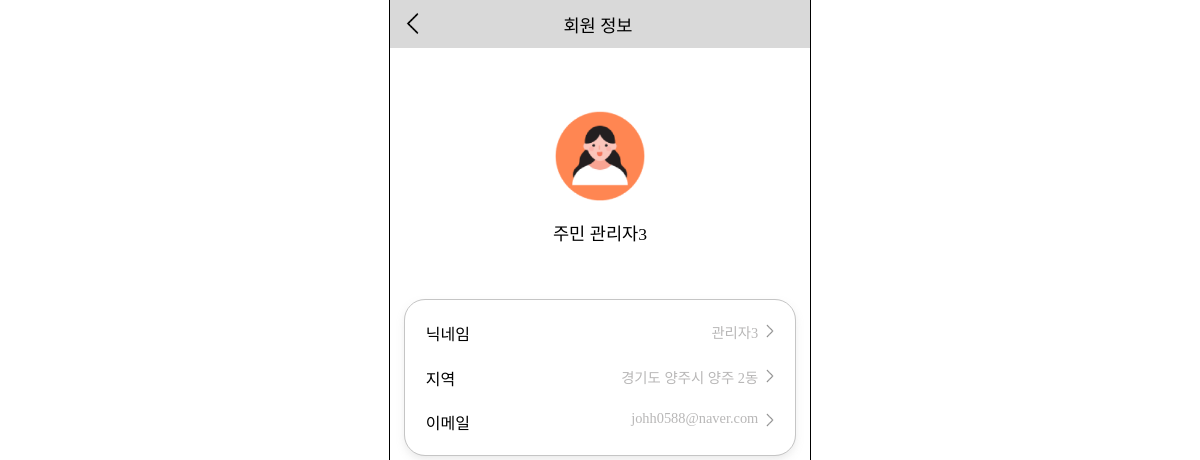
Page /accounts/my-profile/ (signed in) on the earlier database version.
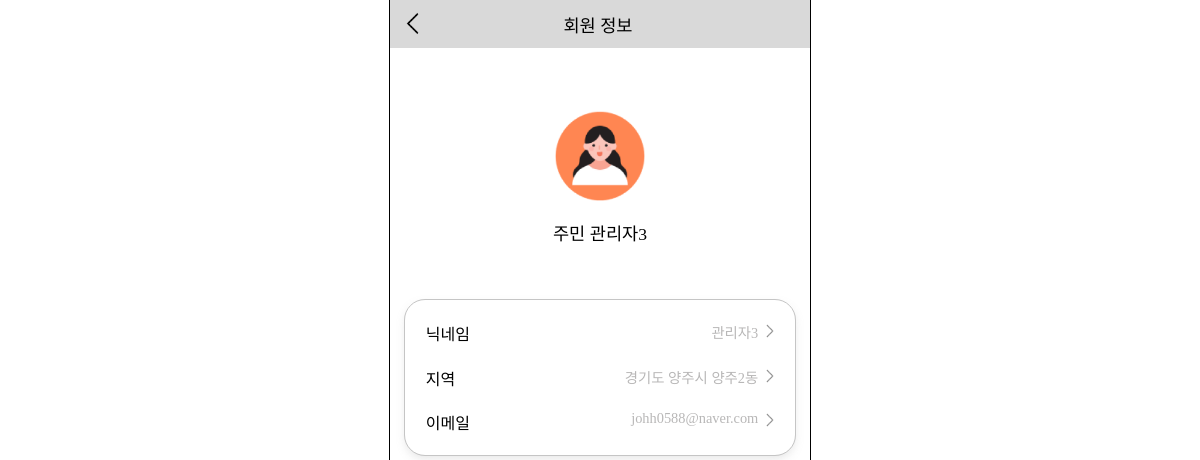
Same page on the later database version.
### accounts/models.py (models this page shows, shortened)
class Member(AbstractBaseUser):
    user_id = models.CharField(primary_key=True, max_length=15, null=False, blank=False, unique=True)
    email = models.EmailField(max_length=100, null=False, blank=False, unique=True)
    nickname = models.CharField(null=False, max_length=8, blank=False)
    region_sido = models.CharField(null=False, max_length=30, blank=False)
    region_sigungu = models.CharField(null=False, max_length=30, blank=False)
    region_dong = models.CharField(null=False, max_length=30, blank=False)
    member_type = models.ForeignKey(MemberType, on_delete=models.CASCADE, null=False, blank=False)
    is_active = models.BooleanField(default=True)
    is_admin = models.BooleanField(default=False)
    objects = UserManager()
    USERNAME_FIELD = 'user_id'
    REQUIRED_FIELDS = ['email', 'nickname', 'region_sido', 'region_sigungu', 'region_dong', 'member_type']
    def __str__(self):
        return self.user_id

### accounts/views.py (the view)
# urls.py: path('my-profile/', views.my_profile, name='my_profile'),
def my_profile(request):
    member = Member.objects.get(user_id=request.user)
    member_type = member.member_type.type_name
    context = {
        'member': member,
        'member_type': member_type,
    }
    return render(request, 'accounts/my_profile.html', context)

### templates/accounts/my_profile.html (shortened to what this page needs)
<!DOCTYPE html>
{% load static %}
<html lang="ko">
<head>
    <link rel="stylesheet" href="{% static 'css/my_profile.css' %}">
    <link rel="stylesheet" href="{% static 'css/menubar.css' %}">
    <link rel="stylesheet" as="style" crossorigin href="https://cdn.jsdelivr.net/gh/ungveloper/web-fonts/SCoreDream/font-face.css" />
    <link rel="stylesheet" as="style" crossorigin href="https://cdn.jsdelivr.net/gh/ungveloper/web-fonts/SCoreDream/font-family.css" />
</head>
<body>
    <div class="container-content">
        <div class="contents">
            <div class="top-block">
                <div>
                    <a href="{% url 'accounts:mypage' %}"><img src="{% static 'image/back.png' %}" alt=""></a>
                </div>
                <div class="title">회원 정보</div>
            </div>
            <div class="profile-block">
                <div>
                    {% if member_type == '주민' %}
                        <img src="{% static 'image/people_profile.png' %}" alt="">
                    {% else %}
                        <img src="{% static 'image/petrol_profile.png' %}" alt="">
                    {% endif %}
                </div>
                <div class="nickname">{{ member_type }} <span class="text-strong">{{ member.nickname }}</span></div>
            </div>
            <div class="user-info-block">
                <div class="nickname-block">
                    <div>닉네임</div>
                    <div>
                        <a href="{% url 'accounts:nickname_change' %}">
                            <div class="link-block">
                                <div class="user-name">{{ member.nickname }}</div>
                                <div class="arrow-img">
                                    <img src="{% static 'image/back.png' %}" alt="">
                                </div>
                            </div>
                        </a>
                    </div>
                </div>
                <div class="nickname-block">
                    <div>지역</div>
                    <div>
                        <a href="{% url 'accounts:region_change' %}">
                            <div class="link-block">
                                <div class="user-name">{{ member.region_sido }} {{ member.region_sigungu }} {{ member.region_dong }}</div>
                                <div class="arrow-img">
                                    <img src="{% static 'image/back.png' %}" alt="">
                                </div>
                            </div>
                        </a>
                    </div>
                </div>
                <div class="nickname-block">
                    <div>이메일</div>
                    <div>
                        <a href="">
                            <div class="link-block">
                                <div class="user-name">{{ member.email }}</div>
                                <div class="arrow-img">
                                    <img src="{% static 'image/back.png' %}" alt="">
                                </div>
                            </div>
                        </a>
                    </div>
                </div>
            </div>
        </div>
    </div>
</body>
</html>

Differences in the rows shown:
changed Member "관리자3": region_dong "양주 2동" → "양주2동"
